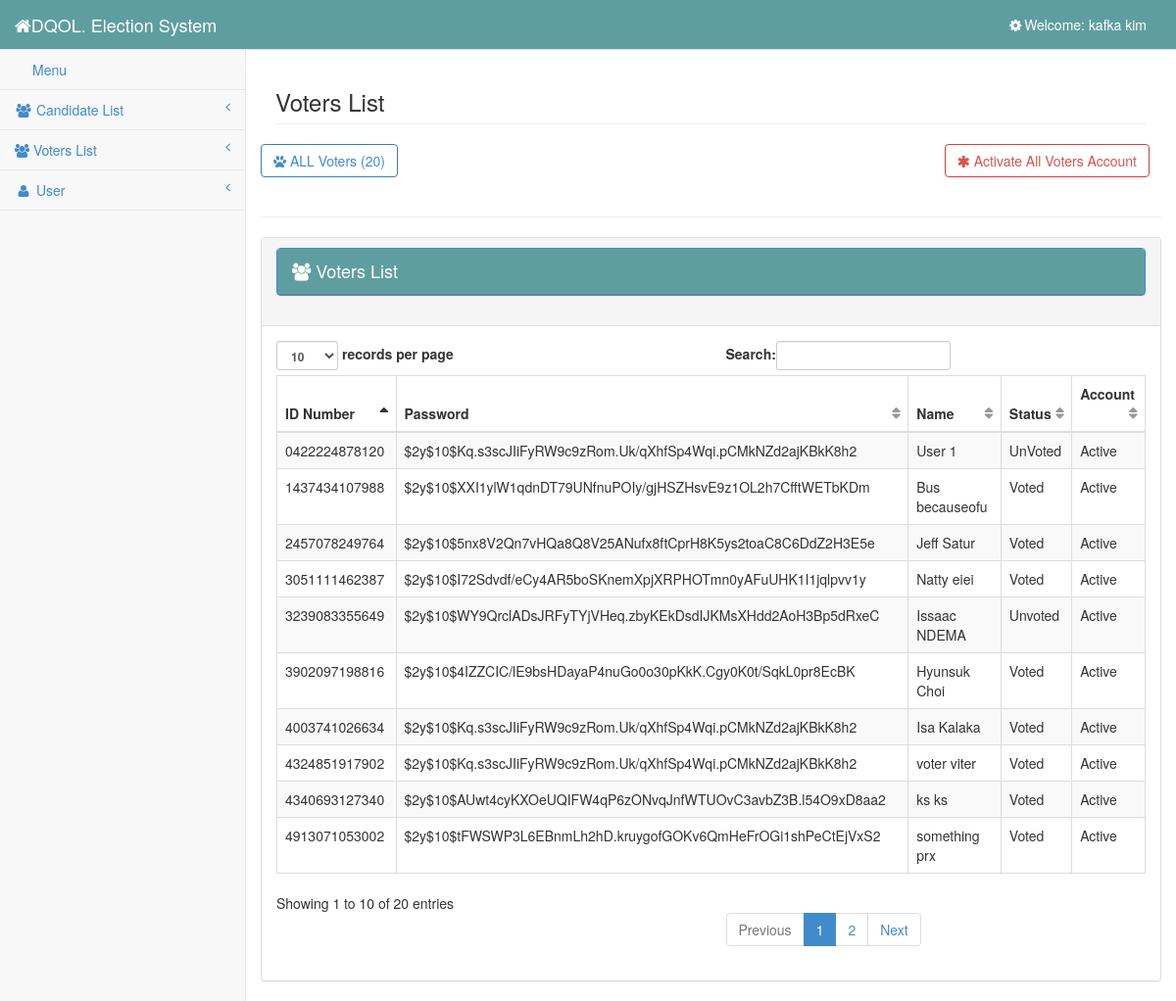
/admin/voters.php (signed in), run on the app's committed database.
### tables this page shows
CREATE TABLE `user` (
  `user_id` int(11) NOT NULL,
  `username` varchar(100) NOT NULL,
  `password` varchar(100) NOT NULL,
  `firstname` varchar(100) NOT NULL,
  `lastname` varchar(100) NOT NULL
);

CREATE TABLE `voters` (
  `voters_id` int(11) NOT NULL,
  `id_number` varchar(13) NOT NULL,
  `password` varchar(100) NOT NULL,
  `firstname` varchar(100) NOT NULL,
  `lastname` varchar(100) NOT NULL,
  `year_level` varchar(100) NOT NULL,
  `status` varchar(100) NOT NULL,
  `account` varchar(100) NOT NULL
);

### admin/session.php (called while the page is built, shortened)
<?php
	require '../database/dbcon.php';
	$session_id=$_SESSION['id'];
	$user_query = $conn->query("SELECT * FROM user WHERE user_id = '$session_id'") or die(mysqli_errno());
	$user_row = $user_query->fetch_array();
?>

### admin/voters.php (the view, shortened to what this page needs)
<?php include('session.php'); ?>
<?php include('head.php'); ?>
<body>
    <div id="wrapper">
        <?php include('side_bar.php'); ?>
        <div id="page-wrapper">
            <div class="row">
                <div class="col-lg-12">
                    <h3 class="page-header">Voters List</h3>
                </div>
                <?php
                $count = $conn->query("SELECT COUNT(*) as total FROM `voters`")->fetch_array();
                ?>
                <a href="voters.php" class="btn btn-primary btn-outline"><i class="fa fa-paw"></i> ALL Voters (<?php echo $count['total'] ?>)</a>
                <a href="update_status.php" class="btn btn-danger btn-outline pull-right" style="margin-right:12px;" name="go"><i class="fa fa-asterisk fa-spin"></i> Activate All Voters Account</a>
                <br />
                <br />
                <hr />
                <div class="panel panel-default">
                    <div class="panel-heading">
                        <h4 class="modal-title" id="myModalLabel">
                            <div class="panel panel-primary">
                                <div class="panel-heading"><i class="fa fa-users"></i>
                                    Voters List
                                </div>
                            </div>
                        </h4>
                    </div>
                    <div class="panel-body">
                        <div class="table-responsive">
                            <table class="table table-striped table-bordered table-hover" id="dataTables-example">
                                <thead>
                                    <tr>
                                        <th>ID Number</th>
                                        <th>Password</th>
                                        <th>Name</th>
                                        <th>Status</th>
                                        <th>Account</th>
                                    </tr>
                                </thead>
                                <tbody>
                                    <?php
                                    require '../database/dbcon.php';
                                    $query = $conn->query("SELECT * FROM voters ORDER BY voters_id DESC");
                                    while ($row1 = $query->fetch_array()) {
                                    ?>
                                        <tr>
                                            <td><?php echo $row1['id_number']; ?></td>
                                            <td><?php echo $row1['password']; ?></td>
                                            <td><?php echo $row1['firstname'] . " " . $row1['lastname']; ?></td>
                                            <td><?php echo $row1['status']; ?></td>
                                            <td><?php echo $row1['account']; ?></td>
                                        </tr>
                                    <?php } ?>
                                </tbody>
                            </table>
                        </div>
                    </div>
                </div>
            </div>
        </div>
    </div>
</body>
</html>

### admin/side_bar.php (shortened to what this page needs)
<?php require '../database/dbcon.php';?>
<nav class="navbar navbar-default navbar-static-top" role="navigation" style="margin-bottom:0; background-color:cadetblue;">
    <div class="navbar-header">
        <a class="navbar-brand" href="" style="color:white;"><i class="fa fa-home fa-large"> </i>DQOL. Election System</a>
    </div>
    <ul class="nav navbar-top-links navbar-right">
        <?php
        $query = $conn->query("SELECT * from user where user_id ='$session_id'") or die(mysql_error());
        while ($row = $query->fetch_array()) {
        ?>
            <li class="dropdown">
                <a class="dropdown-toggle" data-toggle="dropdown" href="#" style="color: white">
                    <i class="fa fa-cog fa-spin fa-fw"></i>Welcome: <?php echo $user_username = $user_row['firstname'] . " " . $user_row['lastname']; ?>
                </a>
            </li>
        <?php } ?>
    </ul>
    <div class="navbar-default sidebar" role="navigation">
        <div class="sidebar-nav navbar-collapse">
            <ul class="nav" id="side-menu">
                <li>
                    <a href="candidate.php"><i class="fa fa-menu fa-fw"></i>Menu </a>
                </li>
                <li>
                    <a href="#"><i class="fa fa-users fa-fw"></i> Candidate List<span class="fa arrow"></span></a>
                </li>
                <li>
                    <a href="#"><i class="fa fa-users"></i> Voters List<span class="fa arrow"></span></a>
                </li>
                <li>
                    <a href="#"><i class="fa fa-user fa-fw"></i> User<span class="fa arrow"></span></a>
                </li>
            </ul>
        </div>
    </div>
</nav>

### css/sb-admin-2.css (style rules this page uses)
body { background-color: #f8f8f8; }
#wrapper { width: 100%; }
#page-wrapper { padding: 0 15px; min-height: 568px; background-color: #fff; }
@media (min-width:768px) { #page-wrapper { position: inherit; margin: 0 0 0 250px; padding: 0 30px; border-left: 1px solid #e7e7e7; } }
.navbar-top-links li { display: inline-block; }
.navbar-top-links li:last-child { margin-right: 15px; }
.navbar-top-links li a { padding: 15px; min-height: 50px; }
.sidebar .sidebar-nav.navbar-collapse { padding-right: 0; padding-left: 0; }
.sidebar ul li { border-bottom: 1px solid #e7e7e7; }
.sidebar .arrow { float: right; }
.sidebar .fa.arrow:before { content: "\f104"; }
@media (min-width:768px) { .sidebar { z-index: 1; position: absolute; width: 250px; margin-top: 51px; } }
.btn-outline { color: inherit; background-color: transparent; transition: all .5s; }
.btn-primary.btn-outline { color: #428bca; }
.btn-danger.btn-outline { color: #d9534f; }
table.dataTable thead .sorting, table.dataTable thead .sorting_asc, table.dataTable thead .sorting_desc, table.dataTable thead .sorting_asc_disabled, table.dataTable thead .sorting_desc_disabled { background: 0 0; }
table.dataTable thead .sorting_asc:after { content: "\f0de"; float: right; font-family: fontawesome; }
table.dataTable thead .sorting:after { content: "\f0dc"; float: right; font-family: fontawesome; color: rgba(50,50,50,.5); }

### data on the page
user: firstname+lastname "kafka kim"
voters: id_number "4913071053002", password "$2y$10$tFWSWP3L6EBnmLh2hD.kruygofGOKv6QmHeFrOGi1shPeCtEjVxS2", firstname "something", lastname "prx", status "Voted", account "Active"
voters: id_number "2457078249764", password "$2y$10$5nx8V2Qn7vHQa8Q8V25ANufx8ftCprH8K5ys2toaC8C6DdZ2H3E5e", firstname "Jeff", lastname "Satur", status "Voted", account "Active"
voters: id_number "3051111462387", password "$2y$10$I72Sdvdf/eCy4AR5boSKnemXpjXRPHOTmn0yAFuUHK1I1jqlpvv1y", firstname "Natty", lastname "eiei", status "Voted", account "Active"
voters: id_number "1437434107988", password "$2y$10$XXI1ylW1qdnDT79UNfnuPOIy/gjHSZHsvE9z1OL2h7CfftWETbKDm", firstname "Bus", lastname "becauseofu", status "Voted", account "Active"
voters: id_number "4340693127340", password "$2y$10$AUwt4cyKXOeUQIFW4qP6zONvqJnfWTUOvC3avbZ3B.l54O9xD8aa2", firstname "ks", lastname "ks", status "Voted", account "Active"
voters: id_number "3902097198816", password "$2y$10$4IZZCIC/lE9bsHDayaP4nuGo0o30pKkK.Cgy0K0t/SqkL0pr8EcBK", firstname "Hyunsuk", lastname "Choi", status "Voted", account "Active"
voters: id_number "3239083355649", password "$2y$10$WY9QrclADsJRFyTYjVHeq.zbyKEkDsdIJKMsXHdd2AoH3Bp5dRxeC", firstname "Issaac", lastname "NDEMA", status "Unvoted", account "Active"
voters: id_number "4003741026634", password "$2y$10$Kq.s3scJIiFyRW9c9zRom.Uk/qXhfSp4Wqi.pCMkNZd2ajKBkK8h2", firstname "Isa", lastname "Kalaka", status "Voted", account "Active"
voters: id_number "4324851917902", password "$2y$10$Kq.s3scJIiFyRW9c9zRom.Uk/qXhfSp4Wqi.pCMkNZd2ajKBkK8h2", firstname "voter", lastname "viter", status "Voted", account "Active"
voters: id_number "0422224878120", password "$2y$10$Kq.s3scJIiFyRW9c9zRom.Uk/qXhfSp4Wqi.pCMkNZd2ajKBkK8h2", firstname "User", lastname "1", status "UnVoted", account "Active"

### other printed values
$count['total'] "20"
